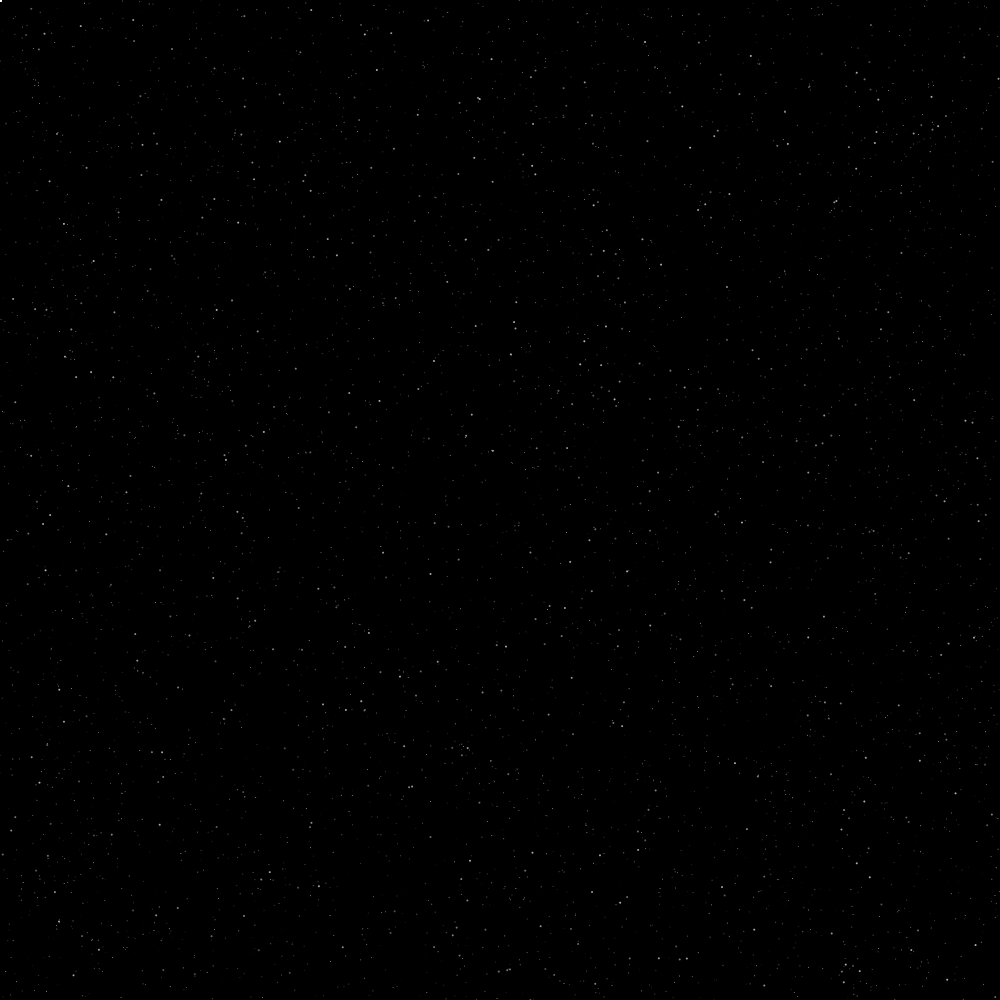
Frame 1 (no input)
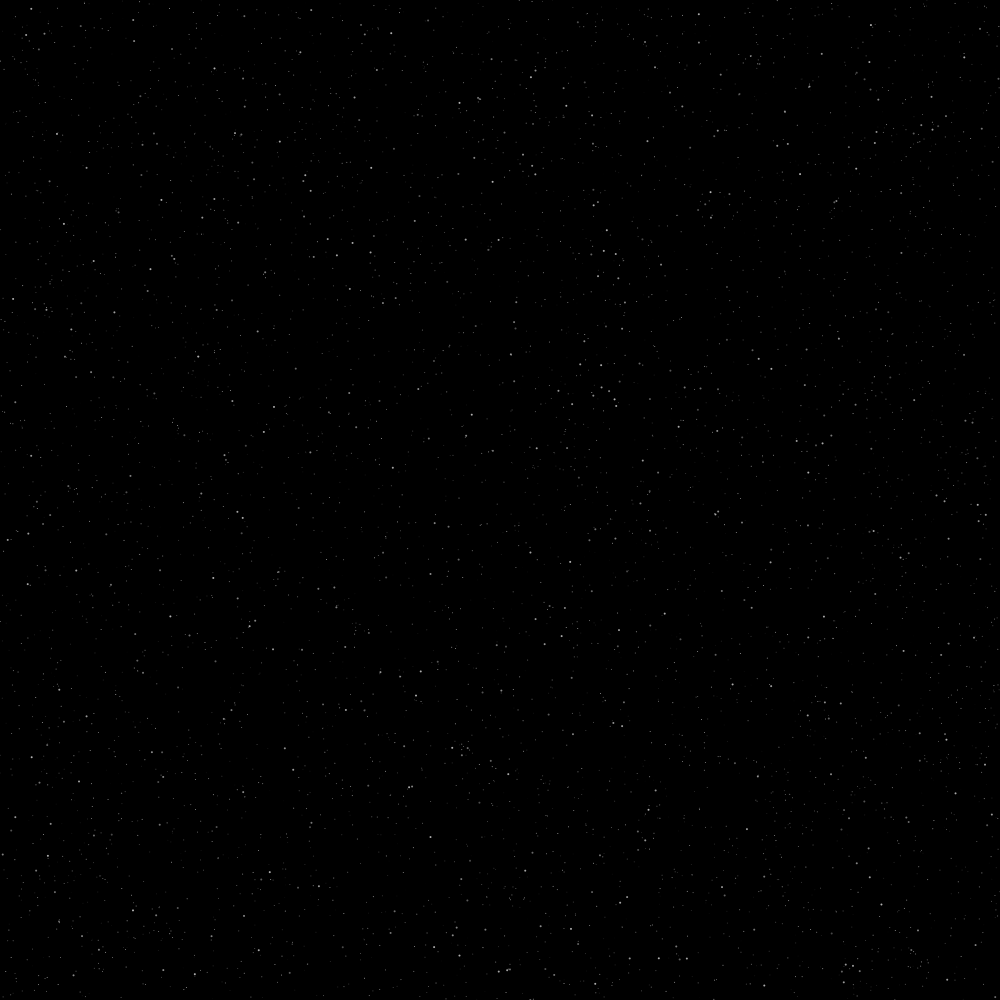
Frame 60 (the mouse pressed at the canvas centre just before this capture)
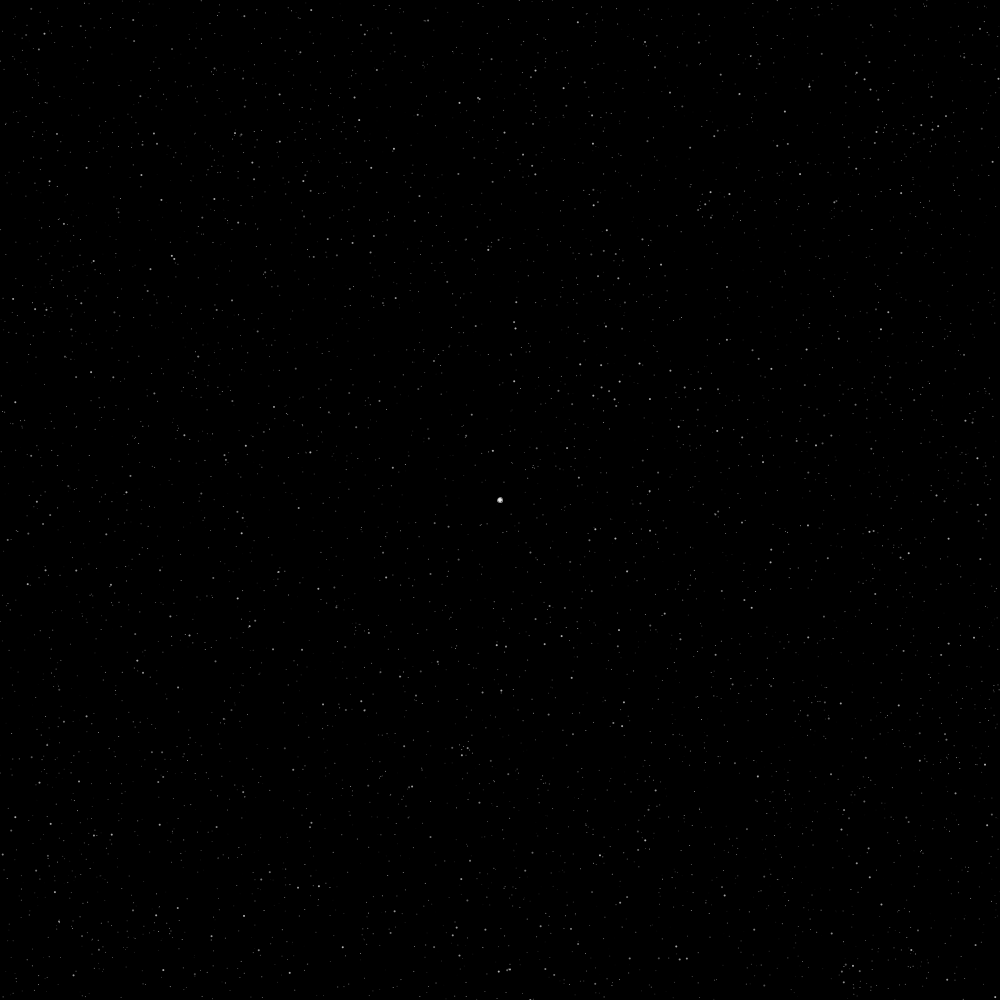
Frame 120 (the mouse held since frame 60 and released just before this capture)

The Processing sketch that drew these frames (run headless with seeded random() and noise(); from frame 60 on, the mouse is pressed at the canvas centre):

// Processing sketch: processing_121176
// ── processing_121176.pde

/* ||||||||||||||||||||||||||||||||||||||||||||||||||||||||||||||
|||||||||||||||||||Créateur de Constellation|||||||||||||||||||||
|||||||||||||||||||||||||||||PAR|||||||||||||||||||||||||||||||||
||||||||||||||||||||Marie-Noël Vanasse|||||||||||||||||||||||||||
|||||||||||||||||||||||||||||||||||||||||||||||||||||||||||||||||
||| Créez des constellations dans un ciel étoilé parsemé ||||||||
|||||||||||||| ||||||d'étoiles filentes ||||||||||||||||||||||||*/

//le code des étoiles filentes a été basé sur celui de Charlie McDowell
//www.openprocessing.org/sketch/41149



//DÉCLARATION DES VARIABLES 

/* tableau des postitions X et Y des étoiles qui serviront à remplir
   le fond d'étoile*/
etoile[] ciel = new etoile[5500];  //préparation du tableau qui contiendra toutes les étoiles (class etoile) sur le fond d'écran
ArrayList<constellation> creation;  // préparation du tableau qui contiendra les constellations terminées

ArrayList<float[]> currentConstellation;// préparation du tableau qui contiendra les valeurs des points X et Y pour la constellation en cours de construction

int closedDistance = 10; // variable de la distance approximative(10 pixels) pour savoir si on ferme la constellation ou on continue sa formation
// Déclaration des variables utilisées pour la Queue des étoiles filentes  

int[] filenteX = new int[30];  // préparation du tableau des positions X

int[] filenteY = new int[30];  // préparation du tableau des positions Y

int meteorite = 4; // taille initialede l'étoile filente 

float grandeurM = meteorite; // variable de la taille initiale qui se rapetissera  

   

// distance a shooting star moves each frame - varies with each new shooting star  

float delaiMeteorX, delaiMeteorY;   

//  Variable de départ de l'étoile filente pour que nous ne la voyons pas  

int departEF = -1;  

// variable des points de départ des étoiles filentes qui seront distribuées aléatoirement   

int startX, startY; 

/* création de la classe constellation qui sera utilisé dans le programme on y retrouve les mêmes informations que la fonction currentConstellation 
puisque celle-ci va se retrouver le tableau multiple de la classe constellation
*/

class constellation{// début du constructeur
  
  ArrayList<float[]> vertex;// préparation du tableau multiple du nom: vertex
  
  constellation(ArrayList<float[]> _vertex){// la fonction constellation contient un tableau multiple ayant le nom de _vertex (contient point X et Y)
    vertex = new ArrayList(_vertex);// appel du tableau multiple _vertex
  }// fin du constructeur
  
  void affichage(){// fonction de l'Affichage de constellation
    beginShape();
    for(int i = 0; i < vertex.size(); i++){ // boucle de lecture du tableau multiple vertex
      vertex(vertex.get(i)[0], vertex.get(i)[1]);   //lecture des deux tableaux contenant des valeurs X,Y.
      
      stroke(255,random(100,200));// lectures des ellipses aux points X et Y du tableau multiple
      strokeWeight(1);
      noFill();
      ellipse(vertex.get(i)[0], vertex.get(i)[1], 5, 5);
      
      noStroke();
      fill(255, random(100,255));
      ellipse(vertex.get(i)[0], vertex.get(i)[1], 4, 4);
    }
    noFill();
    stroke(255,200);
    endShape(CLOSE);// fermeture de la forme
  }// fin de la fonction
}
/*  Création de la classe etoile qui sera utilisée pour remplir le background d'étoile */

class etoile{// début du constructeur
  // déclaration des valeurs utilisées pour la construction de la classe
  float posX;
  float posY;
  int type;
  float brightness;
  float transparenceMin;
  int size;
  color coloration;
  
  etoile(int _type){ 
    type = _type;
        
        // création de deux types d'étoiles
    switch(type){   // permet de changer entre un type ou l'autre (comme la fonction else)
      case 0:
        brightness = 180;
        transparenceMin = 0;
        size = 1;
        break;// arrête la lecture de type 1
      case 1:
        brightness = 180;
        transparenceMin = 100;
        size = 2;
        break;// arrête la lecture de type 2
    }
    
    posX = random(width);
    posY = random(height);
    
    changeBrightness();
  }// fin du constructeur
  
  void changeBrightness(){// création de la fonction pour changer l'oppacité des étoiles
    coloration = color(brightness, random(transparenceMin, 255));
  }
  
  void affichage(){ // création de la fonctione affichage
    changeBrightness();
    noStroke();
    fill(coloration);
    ellipse(posX, posY, size, size);
  }
}// fin de la création de la classe etoile

void setup(){
  
  size(1000,1000);
  smooth();
  remplirRandom(5000); // fonction pour remplir le fond d'écran d'étoiles (deux types d'étoiles)
  
  creation = new ArrayList<constellation>();// création du tableau des constellations terminées
  currentConstellation = new ArrayList<float[]>();// création du tableau qui contiendra les valeurs(float) X, Y des points de la constellation en cours de formation
  
}// fin de setup

void draw(){
  background(0);

  // boucle pour implanter des étoiles cintillantes dans le tableau
  for( int i = 0; i < ciel.length; i ++){ // boucle de lecture du tableau ciel
    ciel[i].affichage();//appel de la fonction affichage des étoiles du tableau ciel
  } //fin de la boucle des étoiles
  
  for(int i = 0; i < creation.size(); i++){// boucle de lecture du tableau création ( constellations déjà créées
    creation.get(i).affichage();// appel de l'affichage des constellation dans le tableau création
  }
  
  drawCurrentConstellation();// appel de la fonction qui sert a dessiner les constellations points par points.
  
    // boucle pour dessiner les etoiles filentes  

  for (int i = 0; i < filenteX.length-1; i++) {  // création du tableau des points X de l'étoile filente

    int grosseurTraineEF = max(0,int(grandeurM*i/filenteX.length));  

    // Pour que la trainée disparaisse, il est important de lui mettre une condition pour la changer à "noStroke"  

    if (grosseurTraineEF > 0) {  

      strokeWeight(grosseurTraineEF);  

      stroke(255,150);  

    }// fin de la condition  

    else 
      noStroke();  

    line(filenteX[i], filenteY[i], filenteX[i+1], filenteY[i+1]);  

  }// fin de la boucle For  

  grandeurM*=0.9; // rappetisse l'étoile filente au fur et à mesure qu'elle avance  

     

  // boucle de lecture du tableau des étoiles filentes 

  for (int i = 0; i < filenteX.length-1; i++) {  

    filenteX[i] = filenteX[i+1];  

    filenteY[i] = filenteY[i+1];  

  } // fin de la boucle   

     

  // rajoute un nouveau point X Y de l'étoile filente tant et aussi longtemps qu'elle n'a pas complètement disparue  

  if (departEF >= 0 && departEF < filenteX.length*10) {  

    filenteX[filenteX.length-1] = int(startX + delaiMeteorX*(departEF));  

    filenteY[filenteY.length-1] = int(startY + delaiMeteorY*(departEF));  

    departEF++;  

    if (departEF >= filenteX.length*10) {  

      departEF = -1; // fin de l'étoile filente  

    }//fin de la condition 1  

  }//fin de la condition 2  
  

  // condition pour la création aléatoire de nouvelle étoiles filentes 

  if (random(10) < 1 && departEF == -1) {  

    nouvelleEtoileFilente();  

  }//fin de la condition 
}// fin de draw

//création de la fonction remplirRandom pour la création des étoiles en fond d'écran 
void remplirRandom(int _type0){
  for(int i = 0; i < ciel.length; i++){// boucle de lecture du tableau ciel pour remplir celui-ci de deux types d'étoiles dans deux tableaux différents
    if(i < _type0){
      ciel[i] = new etoile(0);
    } else {
      ciel[i] = new etoile(1);
    }
  }
}//fin de remplirRandom
  
//création de la fonction pour créer des constellations point par point
void drawCurrentConstellation(){
  for(int i = 0; i < currentConstellation.size(); i++){//boucle de lecture du tableau de currentConstellation composés d'ellipses et de lignes aux point X,Y de la souris
    stroke(255,random(100,200));
    strokeWeight(1);
    noFill();
    ellipse(currentConstellation.get(i)[0], currentConstellation.get(i)[1], 5, 5);
    
    noStroke();
    fill(255, random(100,255));
    ellipse(currentConstellation.get(i)[0], currentConstellation.get(i)[1], 4, 4);
    
    if(currentConstellation.size() > 0 && i > 0){ // condition pour dessiner une ligne entre deux points seulement si le deuxième point est dessiné
      noFill();
      stroke(255,200);
      line(currentConstellation.get(i - 1)[0], currentConstellation.get(i - 1)[1], currentConstellation.get(i)[0], currentConstellation.get(i)[1]);
    }//fin de la condition
  }//fin de la boucle
}// fin de la fonction Drawcurrentconstellation


// Débute une nouvelle étoile filente en choisissant des points de départ aléatoirement  

 void nouvelleEtoileFilente() {  

  int endX, endY;  

  startX = (int)random(width);  

  startY = (int)random(height);  

  endX = (int)random(width);  

  endY = (int)random(height);  

  delaiMeteorX = (endX - startX)/(float)(filenteX.length);  

  delaiMeteorY = (endY - startY)/(float)(filenteY.length);  

  departEF = 0; // débute l'étoile filente qui se termine en atteignant la fin du tableau filenteX 

  grandeurM = meteorite;  

   //boucle pour remplir le tableau de points X, Y aléatoirement  

  for (int i = 0; i < filenteX.length; i++) {  

    filenteX[i] = startX;  

    filenteY[i] = startY;  

  }//fin de la boucle  

} // fin de la fonction nouvelleEtoileFilente
 
/*déclaration de la méthode moussepressed qui détremine les actions  // utilisation de la fonction currentConstellation ci-haut
lorsque l'utilisatieur cliquera sur le bouton gauche de la souris*/
void mousePressed(){ 
  if(checkNear() == false){// condition si le résulat est faux, il ajoute une nouvelle case au tableau contenant les positions X, Y  des points
    currentConstellation.add(new float[2]);
    currentConstellation.get(currentConstellation.size() - 1)[0] = mouseX;
    currentConstellation.get(currentConstellation.size() - 1)[1] = mouseY;
  }
}

// fonction qui vérifie si le clique de la souris est près du premier point et retourne une réponse vrai ou faux
boolean checkNear(){
  boolean response;
  
  if(currentConstellation.size() > 0){ // condition pour faire la lecture en tout temps
    if(dist(currentConstellation.get(0)[0], currentConstellation.get(0)[1], mouseX, mouseY) <= closedDistance){ // condition si la distance entre les points X, Y dans le tableau currentConstellation et les points X,Y de la souris est plus petit ou égale à 10 pixels(closedDistance)
      response = true;// si c'est exact, 
      creation.add(new constellation(currentConstellation));// il va créer le tableau constellation et y implanter toutes les informations du tableau currentConstellation
      currentConstellation.clear();// et il va effacer les informations qui se retrouvent dans le tableau currentConstellation
    } else {
      response = false;// sinon la  réponse fausse 
    }
  } else {
    response = false;// et il va retourner une réponse fausse (qui va faire en sorte de continuer la constellation 
  }
  
  return response;// fin de la fonction de vérification
}
